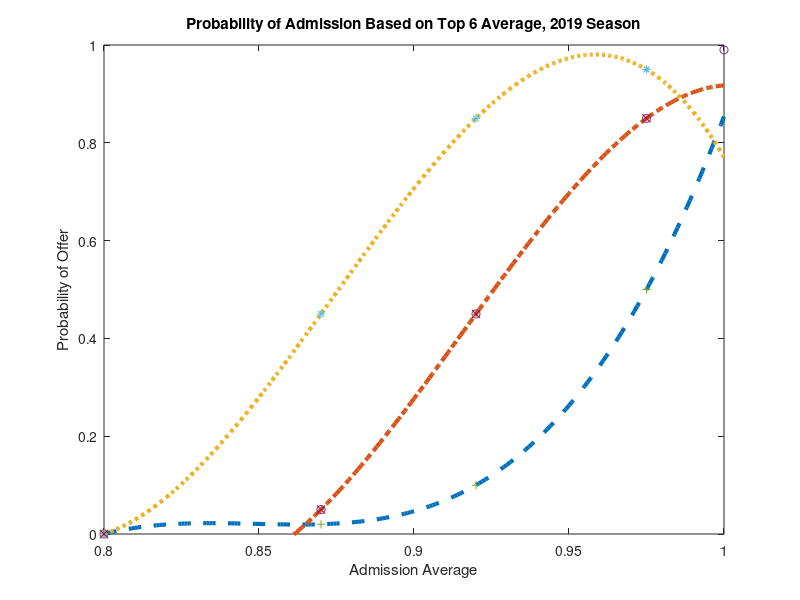

This figure's MATLAB source:
x = [.80 .87 .92 .975 1.0];
yECE18 = [0.0 .05 .45 .85  .99];

xENG = [.80 .87 .92 .975];
yBMESE = [0.0 .02 .10 .50];
yCEMMS = [0.0 .05 .45 .85];
yACCEGMN = [0.0 .45 .85 .95];

xx = .80:.001:1;
yyECE18 = spline(x,yECE18,xx);
yyBMSE = spline(xENG,yBMESE,xx);
yyCEMMS = spline(xENG,yCEMMS,xx);
yyACCEGMN = spline(xENG,yACCEGMN,xx);

plot(
% Plot the csplines
  xx,yyBMSE,'--',"linewidth",3,
  xx,yyCEMMS,'-.',"linewidth",3,
  xx,yyACCEGMN,':',"linewidth",3,
%  xx,yyECE18,"linewidth",3,

% Plot the points
  x,yECE18,'o',
  xENG,yBMESE,'+',
  xENG,yACCEGMN,'*',
  xENG,yCEMMS,'x'
);
xlim([.80 1.0]);
ylim([0.0 1.0]);
xlabel ("Admission Average");
ylabel ("Probability of Offer");
title ("Probability of Admission Based on Top 6 Average, 2019 Season");

% This is how i know i had a 2.75% chance of getting into UWaterlooooo for Computer Engineering